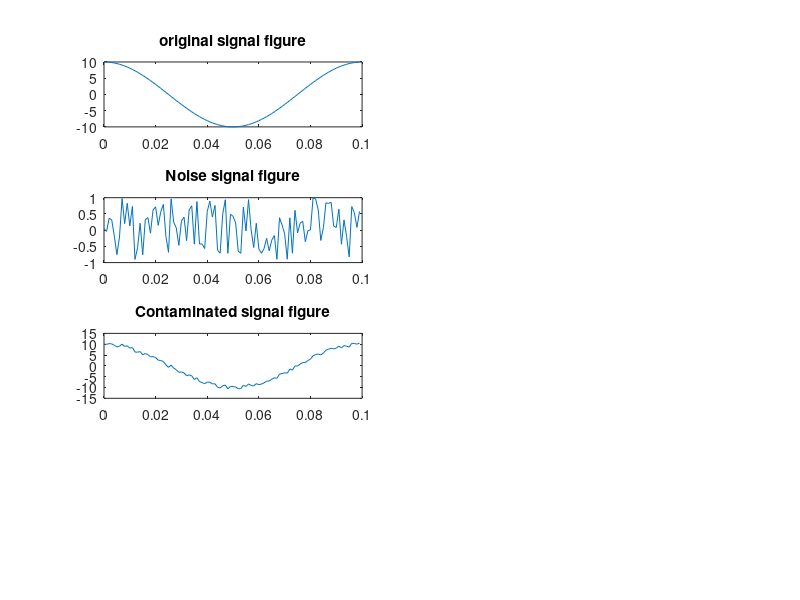

Reproduce this figure in MATLAB. (Note: this script raises an error after producing the figure.)
clc
close all

Fs=1000;
Ts=1/Fs;
Length=100;
t=(0:Length-1)*Ts;

f=10;
f2=4;

%noise=rand(1,Length);
original_signal= 10*cos(2*pi*f*t);
noise=1-2*rand(1,Length);% +cos(2*pi*f2*t);
Signal=original_signal+noise;
subplot(4,2,1);
plot(t,original_signal)
title('original signal figure');

subplot(4,2,3);
plot(t,noise)
title('Noise signal figure');

subplot(4,2,5);
plot(t,Signal)
title('Contaminated signal figure');


%% Original FFT
[megnitude,output]=myFFT_normalisation(original_signal,Fs);
subplot(4,2,2);
plot(megnitude,output)
xlabel('Frequency (f)'); 
ylabel('|x(f)|');
title('original_signal Spectrum of x(t)');

%% Noise FFT
[megnitude,output]=myFFT_normalisation(noise,Fs);
subplot(4,2,4);
plot(megnitude,output)
xlabel('Frequency (f)'); 
ylabel('|x(f)|');
title('Noise Signal Spectrum of x(t)');

%% Contaminated signal FFT
[megnitude,output]=myFFT_normalisation(Signal,Fs);
subplot(4,2,6);
plot(megnitude,output)
xlabel('Frequency (f)'); 
ylabel('|x(f)|');
title('Contaminated signal Spectrum of x(t)');

%% Denoise 
threshold=2;
Output=myDCT(Signal, threshold, Length);

%% Denoise FFT
hold on
[megnitude,output]=myFFT_normalisation(Output,Fs);
plot(megnitude,output,'r')
hold off 

subplot(4,2,8);
plot(megnitude,output)
xlabel('Frequency (f)'); 
ylabel('|x(f)|');
title('Denoise signal Spectrum of x(t)');

subplot(4,2,7);
plot(t,Output);
title('Removal Signal');

%% ------------ My function definition--------------------------%
function [megnitude,output]=myFFT_normalisation(input_signal,Sample_frequency)
 fft_Length=length(input_signal);
 fft_temp=2^nextpow2(fft_Length);
 output= fft(input_signal,fft_temp);
 output=2*abs(output(1:fft_Length/2+1));
 megnitude= Sample_frequency/2*linspace(0,1,fft_Length/2+1); 
end

function output=myDCT(intput_signal, threshold, DCT_Length)
    %% DCT
    Filter=dct(eye(DCT_Length));
    Output=Filter*intput_signal';
    %% Noise Removal
    for element=1:size(Output,1)
        if abs(Output(element))< threshold
            Output(element)=0;
        end
    end  
    %% IDCT
    output=idct(Output);
end